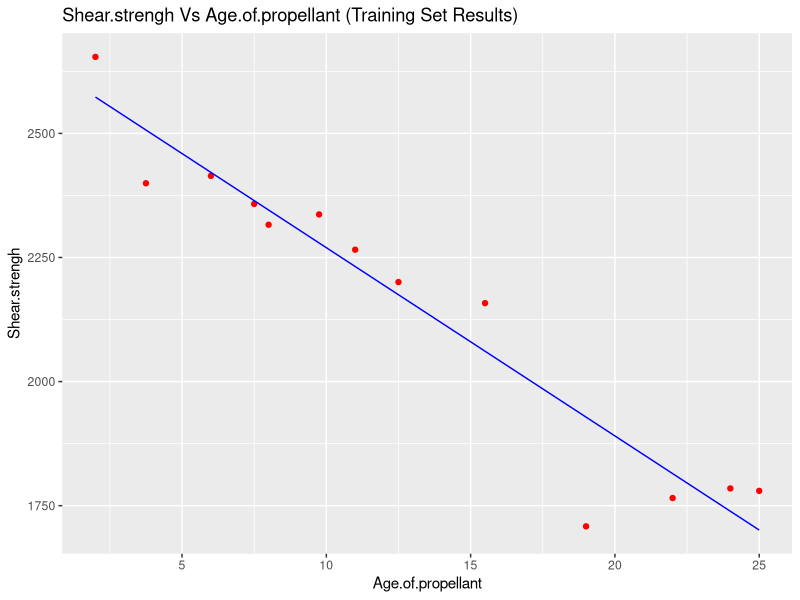
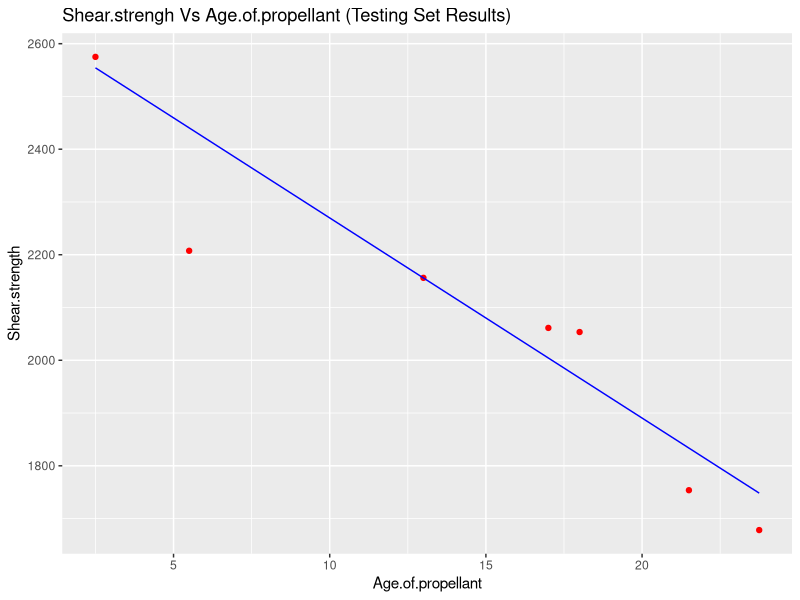
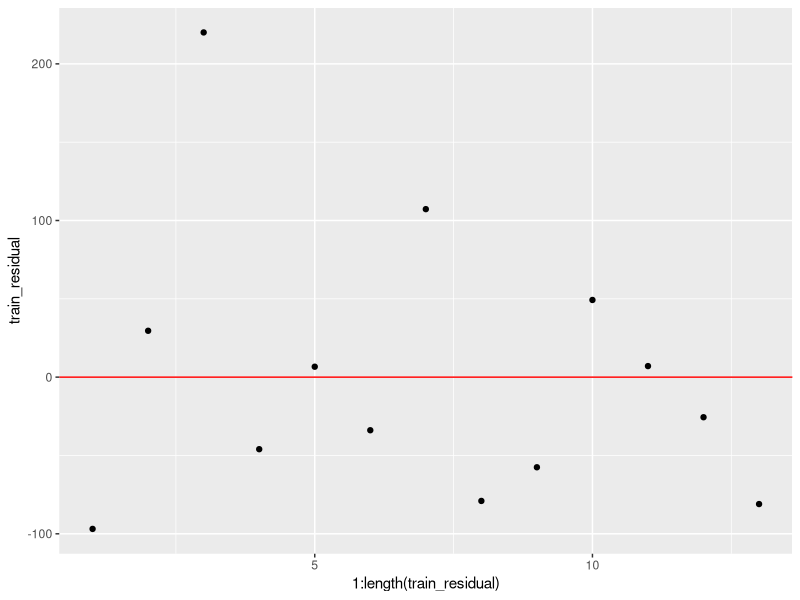
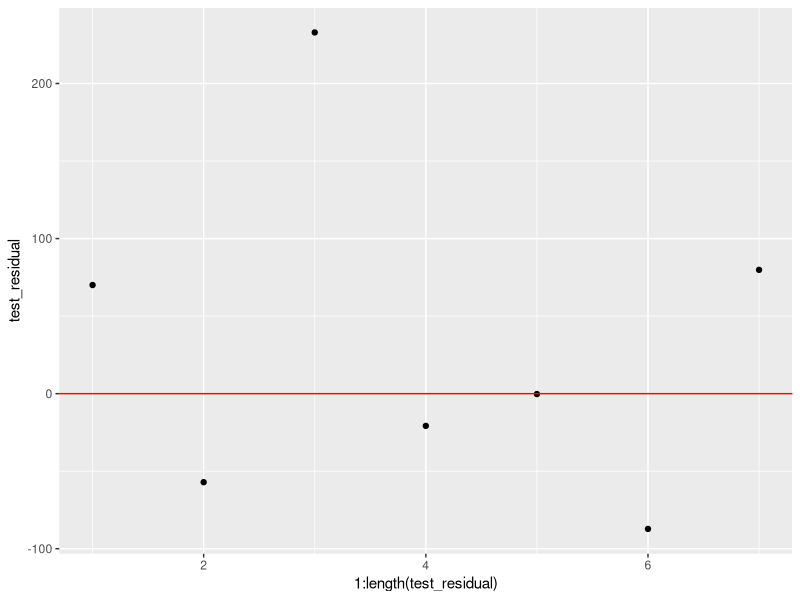

Write R code to recreate these figures, in order.
#Importing dataset
dataset = read.csv("The Rocket propellant Data.csv")

library(caTools)
set.seed(123)
split = sample.split(dataset$Shear.strength, SplitRatio = 2/3)
print(split)

training_set = subset(dataset, split== TRUE)
test_set = subset(dataset, split == FALSE)

# Fitting the SLR Model using Training Set
regressor = lm(formula = Shear.strength ~ Age.of.propellant , data = training_set)
print(regressor)

# Predicting the Test Set Results
y_test_pred = predict(regressor, newdata = test_set)

print(y_test_pred)

#Training set results plot
y_train_pred = predict(regressor, newdata = training_set)

library(ggplot2)
ggplot() + 
  geom_point(aes(x= training_set$Age.of.propellant, 
                 y = training_set$Shear.strength),
             colour = "red") +
  geom_line(aes(x= training_set$Age.of.propellant, 
                y = predict(regressor, newdata = training_set)),
            colour = "blue") +
  ggtitle("Shear.strengh Vs Age.of.propellant (Training Set Results)") +
  xlab("Age.of.propellant") +
  ylab("Shear.strengh")

#Testing set results plot
ggplot() + 
  geom_point(aes(x= test_set$Age.of.propellant, 
                 y = test_set$Shear.strength),
             colour = "red") +
  geom_line(aes(x= test_set$Age.of.propellant, 
                y = y_test_pred),
            colour = "blue") +
  ggtitle("Shear.strengh Vs Age.of.propellant (Testing Set Results)") +
  xlab("Age.of.propellant") +
  ylab("Shear.strength")

#Calculation of Residuals
train_residual = y_train_pred - training_set$Shear.strength
test_residual = y_test_pred - test_set$Shear.strength

#Plotting Residual line
ggplot() +
  geom_point(aes(x = 1:length(train_residual),
                 y = train_residual),
             colour = "black") + 
  geom_hline(yintercept = 0,
             linetype = "solid",
             color = "red")

ggplot() +
  geom_point(aes(x = 1:length(test_residual),
                 y = test_residual),
             colour = "black") + 
  geom_hline(yintercept = 0,
             linetype = "solid",
             color = "red")
